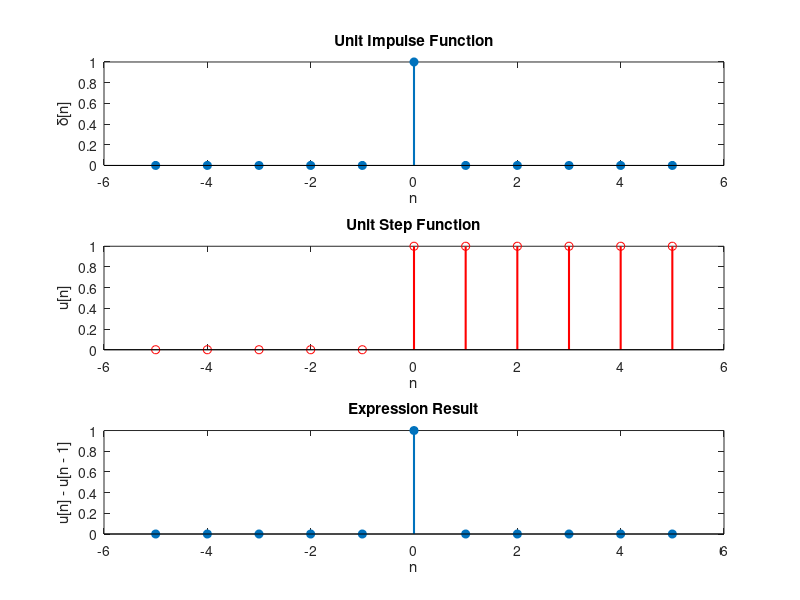

The MATLAB source for this figure: (Note: this script raises an error after producing the figure.)
% Define the range of n
n = -5:5;

% Compute the unit impulse function
delta = zeros(size(n));
delta(n == 0) = 1;

% Compute the unit step function
u = zeros(size(n));
u(n >= 0) = 1;

% Compute the expression u[n] - u[n - 1]
expr_result = u - [0, u(1:end-1)];

% Plot the results
subplot(3,1,1);
stem(n, delta, 'filled', 'LineWidth', 1.5);
xlabel('n');
ylabel('\delta[n]');
title('Unit Impulse Function');

subplot(3,1,2);
stem(n, u, 'r', 'LineWidth', 1.5);
xlabel('n');
ylabel('u[n]');
title('Unit Step Function');

subplot(3,1,3);
stem(n, expr_result, 'filled', 'LineWidth', 1.5);
xlabel('n');
ylabel('u[n] - u[n - 1]');
title('Expression Result');

% Add a super title to the figure
suptitle('Proof of \delta[n] = u[n] - u[n - 1]');
